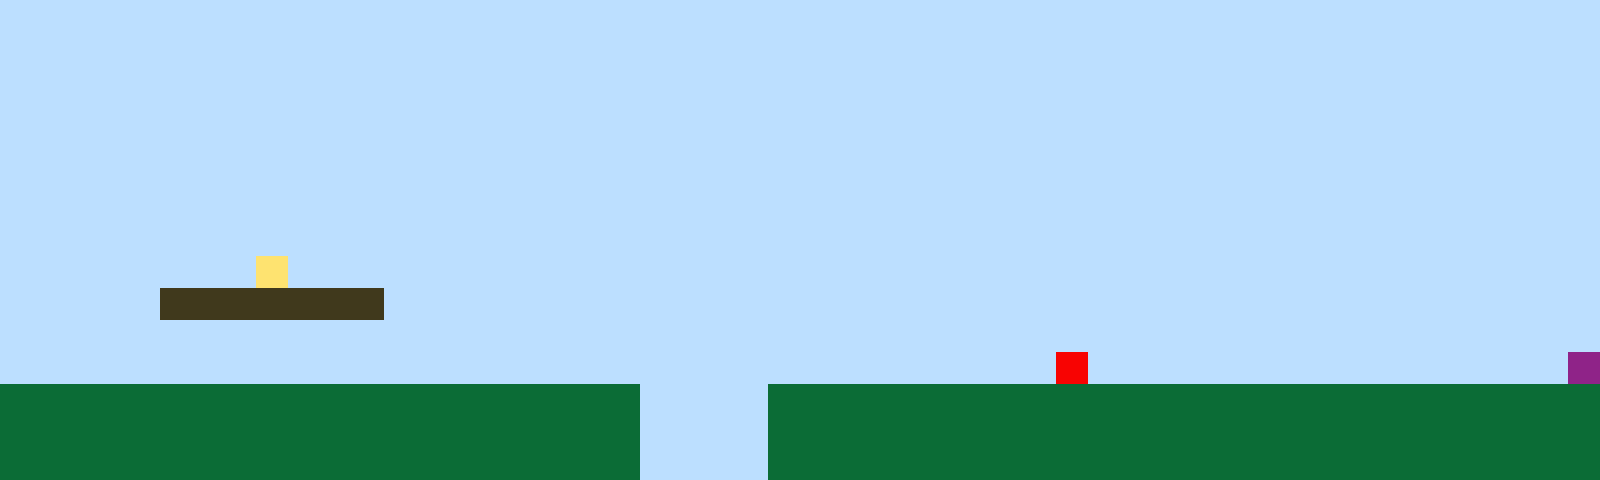

Rendered tile map (Tiled .tmx) drawn with the repository's tilesets; below, a short description and the full map source, tile grids included:
An orthogonal 50x15 tile map with 32x32 px tiles, 1 tile layer (Tile Layer 1).

<map version="1.10" tiledversion="1.11.2" orientation="orthogonal" renderorder="right-up" width="50" height="15" tilewidth="32" tileheight="32" infinite="0" nextlayerid="2" nextobjectid="1"><editorsettings><export target="map1.csv" format="csv" /></editorsettings><tileset firstgid="1" name="sprites" tilewidth="32" tileheight="32" tilecount="6" columns="3"><image source="sprites.png" width="96" height="64" /></tileset><layer id="1" name="Tile Layer 1" width="50" height="15"><data encoding="csv">1,1,1,1,1,1,1,1,1,1,1,1,1,1,1,1,1,1,1,1,1,1,1,1,1,1,1,1,1,1,1,1,1,1,1,1,1,1,1,1,1,1,1,1,1,1,1,1,1,1,1,1,1,1,1,1,1,1,1,1,1,1,1,1,1,1,1,1,1,1,1,1,1,1,1,1,1,1,1,1,1,1,1,1,1,1,1,1,1,1,1,1,1,1,1,1,1,1,1,1,1,1,1,1,1,1,1,1,1,1,1,1,1,1,1,1,1,1,1,1,1,1,1,1,1,1,1,1,1,1,1,1,1,1,1,1,1,1,1,1,1,1,1,1,1,1,1,1,1,1,1,1,1,1,1,1,1,1,1,1,1,1,1,1,1,1,1,1,1,1,1,1,1,1,1,1,1,1,1,1,1,1,1,1,1,1,1,1,1,1,1,1,1,1,1,1,1,1,1,1,1,1,1,1,1,1,1,1,1,1,1,1,1,1,1,1,1,1,1,1,1,1,1,1,1,1,1,1,1,1,1,1,1,1,1,1,1,1,1,1,1,1,1,1,1,1,1,1,1,1,1,1,1,1,1,1,1,1,1,1,1,1,1,1,1,1,1,1,1,1,1,1,1,1,1,1,1,1,1,1,1,1,1,1,1,1,1,1,1,1,1,1,1,1,1,1,1,1,1,1,1,1,1,1,1,1,1,1,1,1,1,1,1,1,1,1,1,1,1,1,1,1,1,1,1,1,1,1,1,1,1,1,1,1,1,1,1,1,1,1,1,1,1,1,1,1,1,1,1,1,1,1,1,1,1,1,1,1,1,1,1,1,1,1,1,1,1,1,1,1,1,1,1,1,1,1,1,1,1,1,1,1,1,1,1,1,1,1,1,1,1,1,1,1,1,1,1,1,1,1,1,1,1,1,1,1,1,1,4,1,1,1,1,1,1,1,1,1,1,1,1,1,1,1,1,1,1,1,1,1,1,1,1,1,1,1,1,1,1,1,1,1,1,1,1,1,1,1,1,1,1,1,1,1,1,3,3,3,3,3,3,3,1,1,1,1,1,1,1,1,1,1,1,1,1,1,1,1,1,1,1,1,1,1,1,1,1,1,1,1,1,1,1,1,1,1,1,1,1,1,1,1,1,1,1,1,1,1,1,1,1,1,1,1,1,1,1,1,1,1,1,1,1,1,1,1,1,1,1,1,1,1,1,1,1,1,1,1,1,1,1,1,1,1,1,1,1,1,1,1,1,1,1,1,1,1,1,1,1,1,1,1,1,1,1,1,1,1,1,1,1,1,1,1,1,1,1,1,1,1,1,1,1,5,1,1,1,1,1,1,1,1,1,1,1,1,1,1,1,6,2,2,2,2,2,2,2,2,2,2,2,2,2,2,2,2,2,2,2,2,1,1,1,1,2,2,2,2,2,2,2,2,2,2,2,2,2,2,2,2,2,2,2,2,2,2,2,2,2,2,2,2,2,2,2,2,2,2,2,2,2,2,2,2,2,2,2,2,2,2,1,1,1,1,2,2,2,2,2,2,2,2,2,2,2,2,2,2,2,2,2,2,2,2,2,2,2,2,2,2,2,2,2,2,2,2,2,2,2,2,2,2,2,2,2,2,2,2,2,2,1,1,1,1,2,2,2,2,2,2,2,2,2,2,2,2,2,2,2,2,2,2,2,2,2,2,2,2,2,2</data></layer></map>
